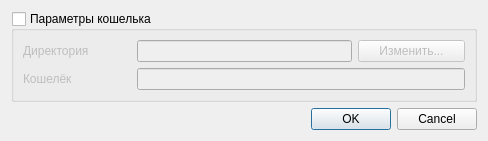
<?xml version="1.0" encoding="UTF-8"?>
<ui version="4.0">
 <class>SettingsDialog</class>
 <widget class="QDialog" name="SettingsDialog">
  <property name="windowModality">
   <enum>Qt::ApplicationModal</enum>
  </property>
  <property name="geometry">
   <rect>
    <x>0</x>
    <y>0</y>
    <width>488</width>
    <height>141</height>
   </rect>
  </property>
  <property name="windowTitle">
   <string>Настройки</string>
  </property>
  <property name="windowIcon">
   <iconset resource="files/resouce.qrc">
    <normaloff>:/kwallet.png</normaloff>:/kwallet.png</iconset>
  </property>
  <layout class="QGridLayout" name="_main_layout">
   <item row="0" column="0">
    <widget class="QGroupBox" name="_wallet_box">
     <property name="title">
      <string>Параметры кошелька</string>
     </property>
     <property name="checkable">
      <bool>true</bool>
     </property>
     <property name="checked">
      <bool>false</bool>
     </property>
     <layout class="QGridLayout" name="_wallet_box_layout">
      <item row="0" column="1" colspan="2">
       <widget class="QLineEdit" name="_directory"/>
      </item>
      <item row="1" column="0">
       <widget class="QLabel" name="_wallet_name_label">
        <property name="text">
         <string>Кошелёк</string>
        </property>
       </widget>
      </item>
      <item row="0" column="0">
       <widget class="QLabel" name="_directory_label">
        <property name="text">
         <string>Директория</string>
        </property>
       </widget>
      </item>
      <item row="0" column="3">
       <widget class="QPushButton" name="_directory_button">
        <property name="text">
         <string>Изменить...</string>
        </property>
       </widget>
      </item>
      <item row="1" column="1" colspan="3">
       <widget class="QLineEdit" name="_wallet_name"/>
      </item>
     </layout>
    </widget>
   </item>
   <item row="2" column="0">
    <widget class="QDialogButtonBox" name="_button_box">
     <property name="orientation">
      <enum>Qt::Horizontal</enum>
     </property>
     <property name="standardButtons">
      <set>QDialogButtonBox::Cancel|QDialogButtonBox::Ok</set>
     </property>
    </widget>
   </item>
  </layout>
 </widget>
 <resources>
  <include location="files/resouce.qrc"/>
 </resources>
 <connections>
  <connection>
   <sender>_button_box</sender>
   <signal>accepted()</signal>
   <receiver>SettingsDialog</receiver>
   <slot>accept()</slot>
   <hints>
    <hint type="sourcelabel">
     <x>248</x>
     <y>254</y>
    </hint>
    <hint type="destinationlabel">
     <x>157</x>
     <y>274</y>
    </hint>
   </hints>
  </connection>
  <connection>
   <sender>_button_box</sender>
   <signal>rejected()</signal>
   <receiver>SettingsDialog</receiver>
   <slot>reject()</slot>
   <hints>
    <hint type="sourcelabel">
     <x>316</x>
     <y>260</y>
    </hint>
    <hint type="destinationlabel">
     <x>286</x>
     <y>274</y>
    </hint>
   </hints>
  </connection>
 </connections>
</ui>
